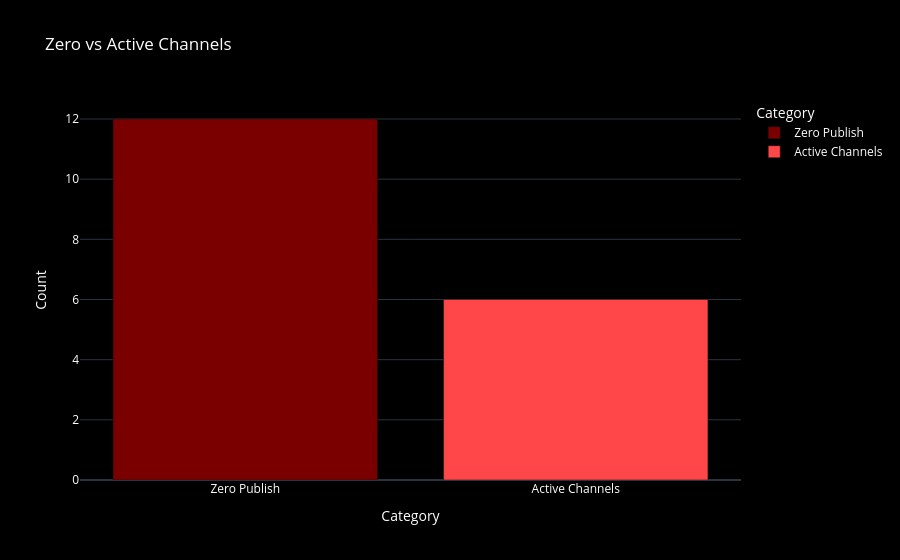

Write notebook code for a chart like this one.
### Code cell
import plotly.express as px
import pandas as pd

kpi_df = pd.DataFrame({
    "Category": ["Zero Publish", "Active Channels"],
    "Count": [zero_count, active_count]
})

fig = px.bar(
    kpi_df,
    x="Category",
    y="Count",
    color="Category",
    color_discrete_sequence=[custom_colors[0], custom_colors[2]],
    title="Zero vs Active Channels"
)

fig.update_layout(
    template="plotly_dark",
    paper_bgcolor="black",
    plot_bgcolor="black",
    font=dict(color="white"),
    title_font=dict(color="white")
)

fig.show()

### Figure 1 — Plotly figure (JSON) as saved in the notebook; plotly's stock layout.template omitted (floating-point values rounded to 4 significant figures)
{"data": [{"hovertemplate": "Category=%{x}<br>Count=%{y}<extra></extra>", "legendgroup": "Zero Publish", "marker": {"color": "#7A0000", "pattern": {"shape": ""}}, "name": "Zero Publish", "orientation": "v", "showlegend": true, "textposition": "auto", "type": "bar", "x": ["Zero Publish"], "xaxis": "x", "y": [12], "yaxis": "y"}, {"hovertemplate": "Category=%{x}<br>Count=%{y}<extra></extra>", "legendgroup": "Active Channels", "marker": {"color": "#FF4649", "pattern": {"shape": ""}}, "name": "Active Channels", "orientation": "v", "showlegend": true, "textposition": "auto", "type": "bar", "x": ["Active Channels"], "xaxis": "x", "y": [6], "yaxis": "y"}], "layout": {"barmode": "relative", "font": {"color": "white"}, "legend": {"title": {"text": "Category"}, "tracegroupgap": 0}, "paper_bgcolor": "black", "plot_bgcolor": "black", "title": {"font": {"color": "white"}, "text": "Zero vs Active Channels"}, "xaxis": {"anchor": "y", "categoryarray": ["Zero Publish", "Active Channels"], "categoryorder": "array", "domain": [0, 1], "title": {"text": "Category"}}, "yaxis": {"anchor": "x", "domain": [0, 1], "title": {"text": "Count"}}}}
